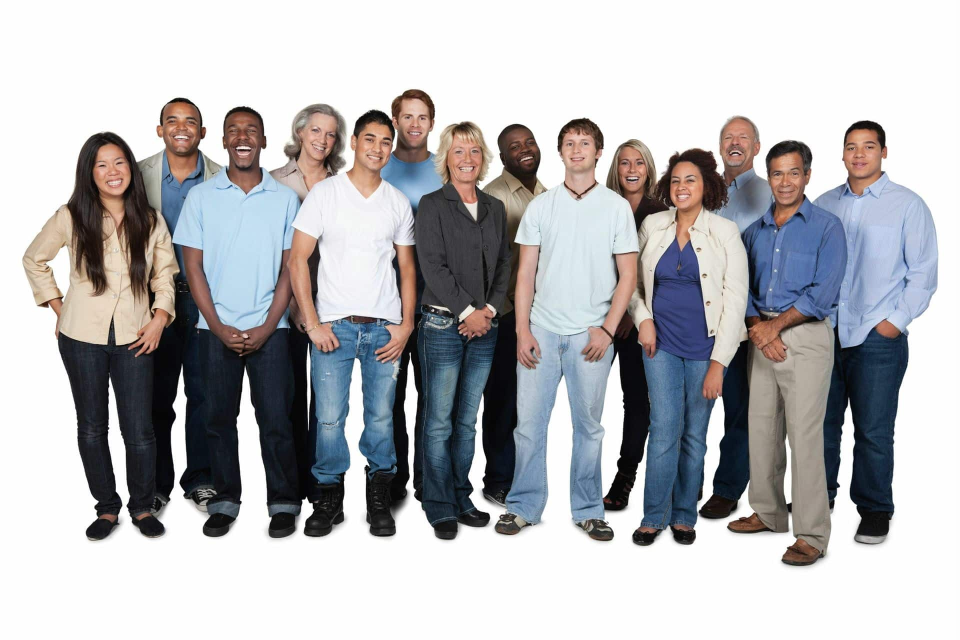
#> input picture example_image.jpg, 1920 x 1280 px (shown at 1/2 size)
$ python -i image_processor.py   (imports and definitions only)
#> lines starting #> are read from the running program, lines starting #| are printed output that depends on the picture; after the words box and inside, x2 and y2 are one past the last pixel; in counts of white or black regions, pixels touching at a corner belong together
#> further down, picture is the input picture: shape (1280, 1920, 3); mean B, G, R 183.6, 181.1, 181.4
import cv2


class ImageProcessor:
    """
    This class contains static methods or instance methods for image processing logic.
    """

    # [13 lines left out: functions to_grayscale, apply_blur, not called in this run]

    @staticmethod
    def detect_edges(image):
        """This method will apply Canny edge detection to the input image."""
        # Convert to gray first for better edge detection
        gray = cv2.cvtColor(image, cv2.COLOR_BGR2GRAY)
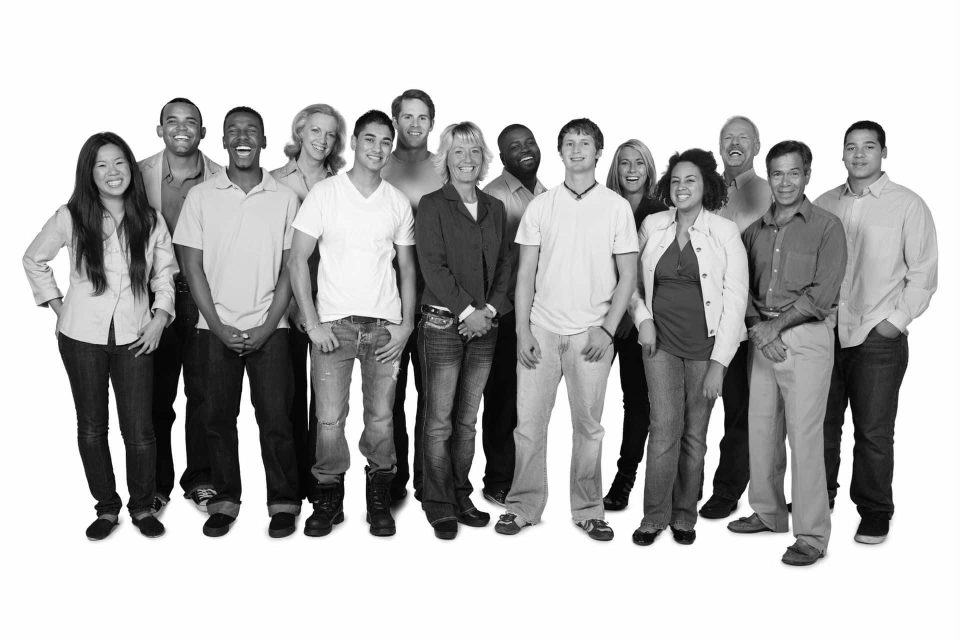
#> gray: shape (1280, 1920) (shown at 1/2 size); min 0, max 255, mean 181.5
        # Using standard threshold values
        edges = cv2.Canny(gray, 100, 200)
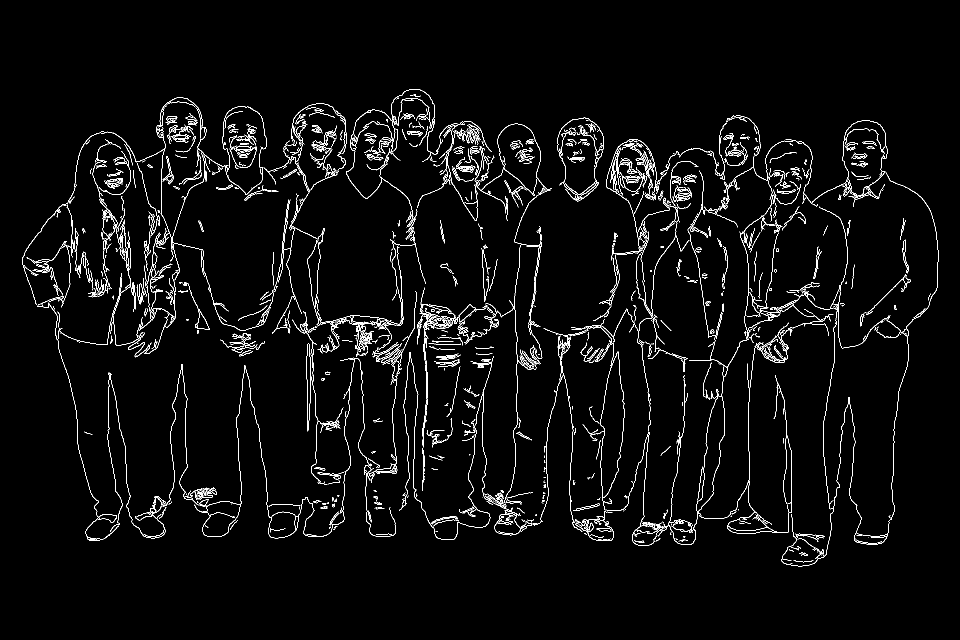
#> edges: shape (1280, 1920) (shown at 1/2 size); 3.1% white in thin lines or dots, all inside (x1, y1, x2, y2) = (44, 178, 1877, 1133)
        # Convert back to BGR so it displays correctly in the app
        return cv2.cvtColor(edges, cv2.COLOR_GRAY2BGR)

    # [34 lines left out: functions adjust_brightness, adjust_contrast, rotate_image, flip_image, resize_image, not called in this run]

>>> import cv2
>>> picture = cv2.imread('example_image.jpg')
>>> result = ImageProcessor().detect_edges(picture)
